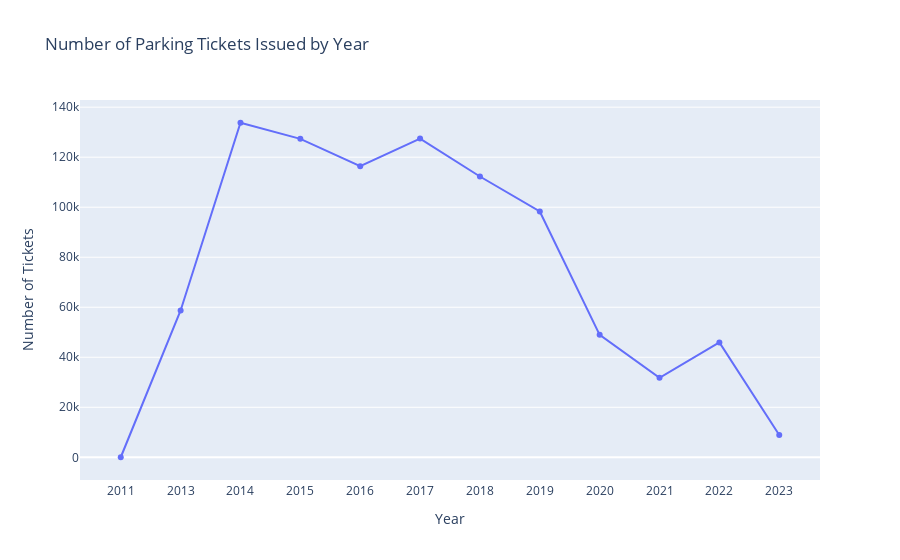

Notebook code for this chart:
### Code cell
fig = px.line(tickets_by_year,
              x='Year',
              y='count',
              title='Number of Parking Tickets Issued by Year',
              labels={'count': 'Number of Tickets'},
              markers=True
              )
fig.update_layout(
    xaxis=dict(
        showline=True,
        showgrid=False,
        showticklabels=True,
        type='category'
    )
)
fig

### Figure 1 — Plotly figure (JSON) as saved in the notebook; plotly's stock layout.template omitted (floating-point values rounded to 4 significant figures)
{"data": [{"hovertemplate": "Year=%{x}<br>Number of Tickets=%{y}<extra></extra>", "legendgroup": "", "line": {"color": "#636efa", "dash": "solid"}, "marker": {"symbol": "circle"}, "mode": "lines+markers", "name": "", "orientation": "v", "showlegend": false, "x": [2011, 2013, 2014, 2015, 2016, 2017, 2018, 2019, 2020, 2021, 2022, 2023], "xaxis": "x", "y": [24, 58715, 133775, 127340, 116409, 127463, 112286, 98287, 48969, 31803, 45949, 8897], "yaxis": "y", "type": "scatter"}], "layout": {"xaxis": {"anchor": "y", "domain": [0.0, 1.0], "title": {"text": "Year"}, "showline": true, "showgrid": false, "showticklabels": true, "type": "category"}, "yaxis": {"anchor": "x", "domain": [0.0, 1.0], "title": {"text": "Number of Tickets"}}, "legend": {"tracegroupgap": 0}, "title": {"text": "Number of Parking Tickets Issued by Year"}}}
